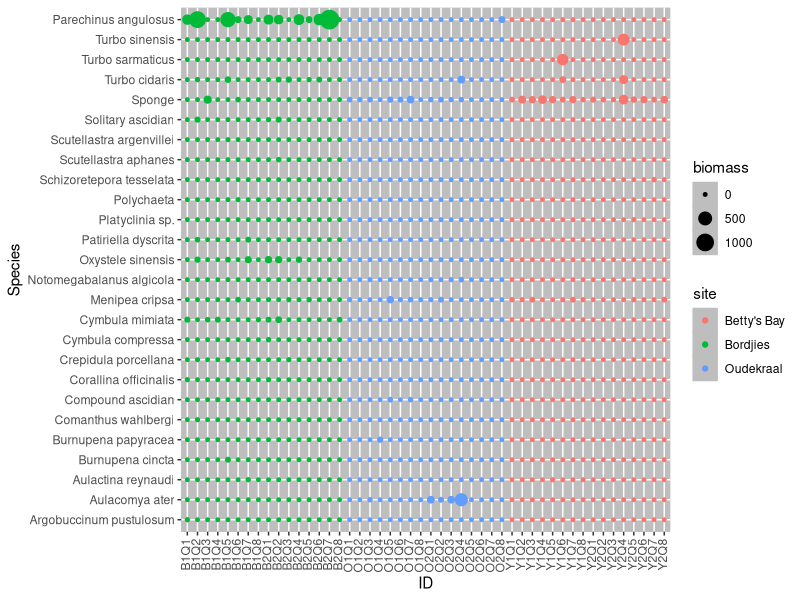
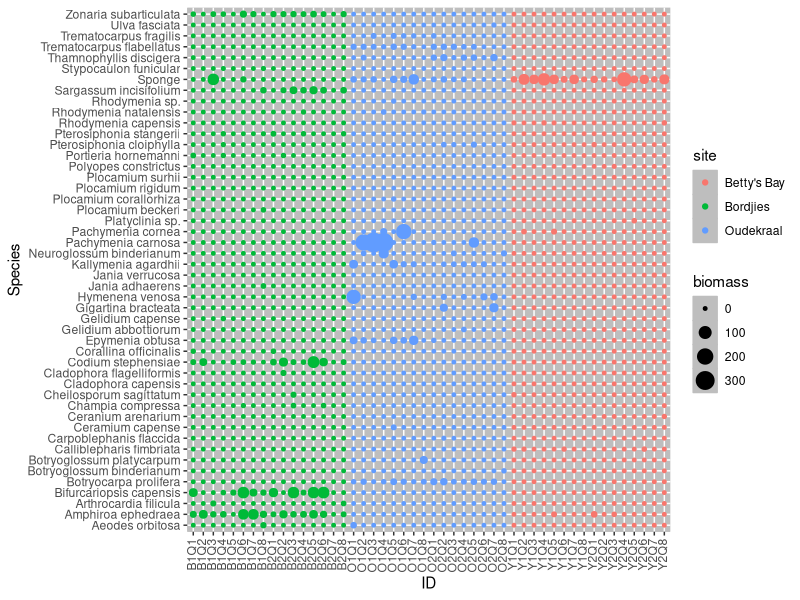

Generate these figures, in order, with R:
## ---- chunk 1
knitr::opts_chunk$set(include = TRUE, echo = FALSE, warning = FALSE,
                      message = FALSE, tidy = FALSE, cache = FALSE,
                      fig.align = 'center',
                      fig.show = 'hold', fig.path = 'figures/deeper-')
## ---- chunk 2

library(tidyverse)
library(vegan)
library(ggplot2)
library(reshape2)

## ---- chunk 3

flora_df <- read.csv(file = "data/flora.csv", check.names = FALSE)
fauna_df <- read.csv(file = "data/fauna.csv", check.names = FALSE)
benthic <- read.csv(file = "data/benthic.csv", check.names = FALSE)
cover_df <- read.csv(file = "data/cover.csv", check.names = FALSE)
kelp_df <- read.csv(file = "data/kelp.csv", check.names = FALSE)

## ---- chunk 4

flora_lng <- melt(data = flora_df, value.name = "biomass", id.vars = c("site", "id"), variable.name = "species")

plot_flora <- ggplot(data = flora_lng, aes(x=id, y=species, colour = site, size =biomass)) +                   geom_point() + 
              theme(axis.text.x=element_text(angle = 90, hjust = 1, vjust = 0.3)) +
              theme(panel.background = element_rect(fill = 'grey', colour = 'grey')) +
              ylab("Species") + 
              xlab("ID")

fauna_lng <- melt(data = fauna_df, value.name = "biomass", id.vars = c("site", "id"), variable.name = "species")
              
plot_fauna <- ggplot(data = fauna_lng, aes(x=id, y=species, colour = site, size =biomass)) +                   geom_point() + 
              theme(axis.text.x=element_text(angle = 90, hjust = 1, vjust = 0.3)) +
              theme(panel.background = element_rect(fill = 'grey', colour = 'grey')) +
              ylab("Species") + 
              xlab("ID")
